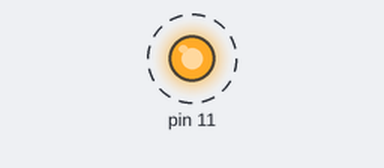
Recording of a program running on a simulated Raspberry Pi (header pin numbers). Shown: output pins drawn as LEDs (lit = HIGH). Dashed ring = blinking. At 5.0 s the program stops and its outputs stay as they are.

Above: at 0.2 s.
Timing chart, 0 to 3.0 s (numbered marks = the images above):
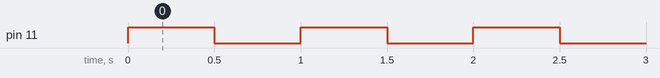

Measured:
- by itself, pin 11: alternates HIGH for 0.50 s and LOW for 0.50 s, 10 changes in all, then stays LOW

The program:

midblink.py
```python
import RPi.GPIO as GPIO
import time
GPIO.setmode(GPIO.BOARD)
GPIO.setup(11,GPIO.OUT)
for x in range(0,5):
    GPIO.output(11,True)
    time.sleep(0.5)
    GPIO.output(11,False)
    time.sleep(0.5)
GPIO.cleanup()
```
